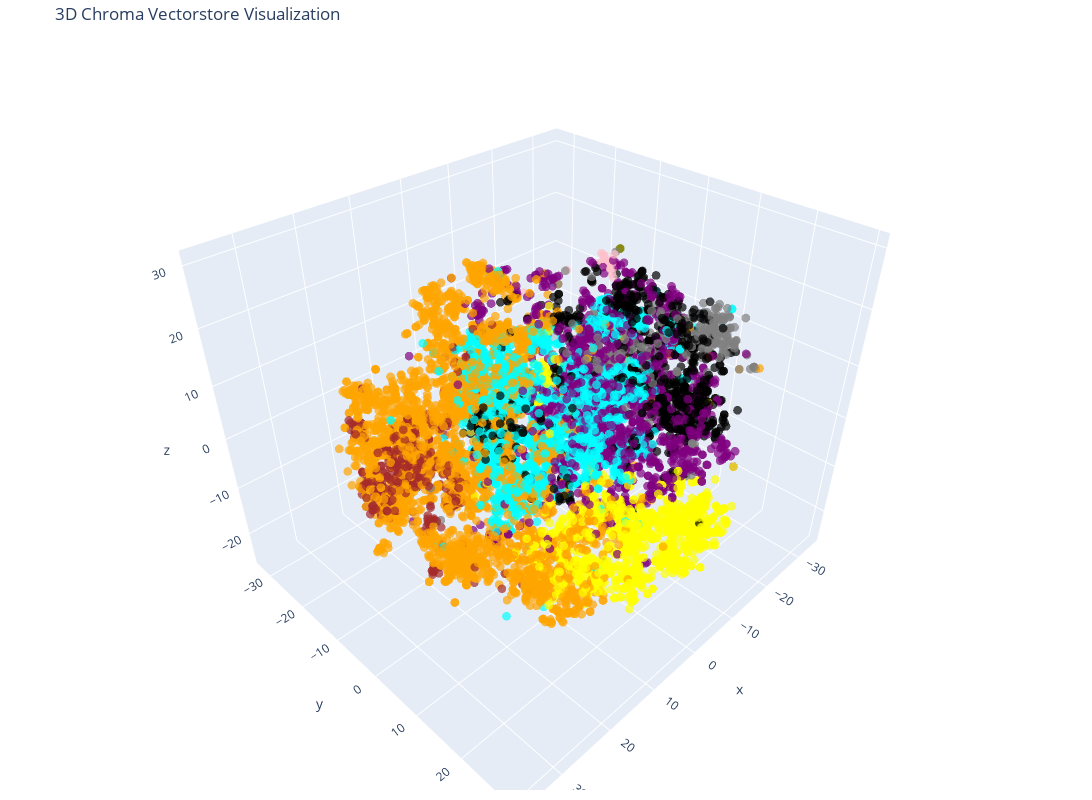

The notebook cell this image was saved under:
### Code cell
# Create the 2D scatter plot
fig = go.Figure(data=[go.Scatter3d(
    x=reduced_vectors[:, 0],
    y=reduced_vectors[:, 1],
    z=reduced_vectors[:, 2],
    mode='markers',
    marker=dict(size=3, color=colors, opacity=0.7),
    text=[f"Category: {c}<br>Text: {d[:150]}..." for c, d in zip(categories, documents)],
    hoverinfo="text"
)])

fig.update_layout(
    title='3D Chroma Vectorstore Visualization',
    scene=dict(xaxis_title='x', yaxis_title='y', zaxis_title="z"),
    width=1200,
    height=800,
    margin=dict(r=20, b=10, l=10, t=40)
)

fig.show()

### Figure 1 — Plotly figure (JSON) as saved in the notebook; plotly's stock layout.template omitted (floating-point values rounded to 4 significant figures; data arrays with more than 128 entries replaced by an {"elided": "..."} marker saying what was removed)
{"data": [{"hoverinfo": "text", "marker": {"color": {"elided": "10000 str values"}, "opacity": 0.7, "size": 3}, "mode": "markers", "text": {"elided": "10000 str values"}, "type": "scatter3d", "x": {"elided": "10000 float values"}, "y": {"elided": "10000 float values"}, "z": {"elided": "10000 float values"}}], "layout": {"height": 800, "margin": {"b": 10, "l": 10, "r": 20, "t": 40}, "scene": {"xaxis": {"title": {"text": "x"}}, "yaxis": {"title": {"text": "y"}}, "zaxis": {"title": {"text": "z"}}}, "title": {"text": "3D Chroma Vectorstore Visualization"}, "width": 1200}}
